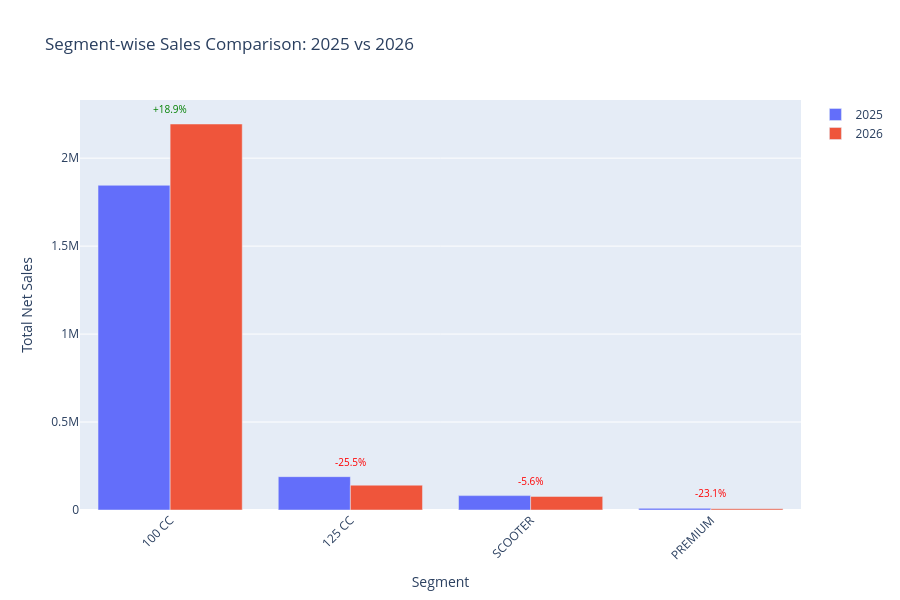

Notebook cell for this chart:
### Code cell
import pandas as pd
import plotly.graph_objects as go

# === Pick your two years here ===
year_a, year_b = 2025, 2026

# Aggregate sales by SEGMENT and YEAR
seg_df = merged_df.groupby(['YEAR', 'SEGMENT'], as_index=False)['TOTAL_NET_SALES'].sum()

# Filter and pivot
comp = seg_df[seg_df['YEAR'].isin([year_a, year_b])].pivot(
    index='SEGMENT', columns='YEAR', values='TOTAL_NET_SALES'
).fillna(0)

comp = comp.sort_values(by=year_b, ascending=False)
segments = comp.index.tolist()

vals_a = comp[year_a].values
vals_b = comp[year_b].values

# % change
pct_diff = []
for a, b in zip(vals_a, vals_b):
    if a == 0:
        pct_diff.append(None)
    else:
        pct_diff.append(round((b - a) / a * 100, 1))

fig = go.Figure()
fig.add_trace(go.Bar(x=segments, y=vals_a, name=str(year_a)))
fig.add_trace(go.Bar(x=segments, y=vals_b, name=str(year_b)))

for i, seg in enumerate(segments):
    if pct_diff[i] is None:
        label = "New"
    else:
        sign = "+" if pct_diff[i] > 0 else ""
        label = f"{sign}{pct_diff[i]}%"

    y_pos = max(vals_a[i], vals_b[i])
    color = "green" if (pct_diff[i] is not None and pct_diff[i] > 0) else "red"

    fig.add_annotation(
        x=seg, y=y_pos,
        text=label,
        showarrow=False,
        yshift=15,
        font=dict(size=10, color=color),
    )

fig.update_layout(
    barmode='group',
    title=f'Segment-wise Sales Comparison: {year_a} vs {year_b}',
    xaxis_title='Segment',
    yaxis_title='Total Net Sales',
    xaxis_tickangle=-45,
    height=600,
)
fig.write_html(f"Segment_wise_sales_comparison_{year_a}_vs_{year_b}.html")
fig.show()

### Figure 1 — Plotly figure (JSON) as saved in the notebook; plotly's stock layout.template omitted (floating-point values rounded to 4 significant figures)
{"data": [{"name": "2025", "type": "bar", "x": ["100 CC", "125 CC", "SCOOTER", "PREMIUM"], "y": [1846000.0, 189500.0, 81760.0, 9330.0]}, {"name": "2026", "type": "bar", "x": ["100 CC", "125 CC", "SCOOTER", "PREMIUM"], "y": [2194000.0, 141100.0, 77190.0, 7179.0]}], "layout": {"annotations": [{"font": {"color": "green", "size": 10}, "showarrow": false, "text": "+18.9%", "x": "100 CC", "y": 2194139, "yshift": 15}, {"font": {"color": "red", "size": 10}, "showarrow": false, "text": "-25.5%", "x": "125 CC", "y": 189527, "yshift": 15}, {"font": {"color": "red", "size": 10}, "showarrow": false, "text": "-5.6%", "x": "SCOOTER", "y": 81760, "yshift": 15}, {"font": {"color": "red", "size": 10}, "showarrow": false, "text": "-23.1%", "x": "PREMIUM", "y": 9330, "yshift": 15}], "barmode": "group", "height": 600, "title": {"text": "Segment-wise Sales Comparison: 2025 vs 2026"}, "xaxis": {"tickangle": -45, "title": {"text": "Segment"}}, "yaxis": {"title": {"text": "Total Net Sales"}}}}
